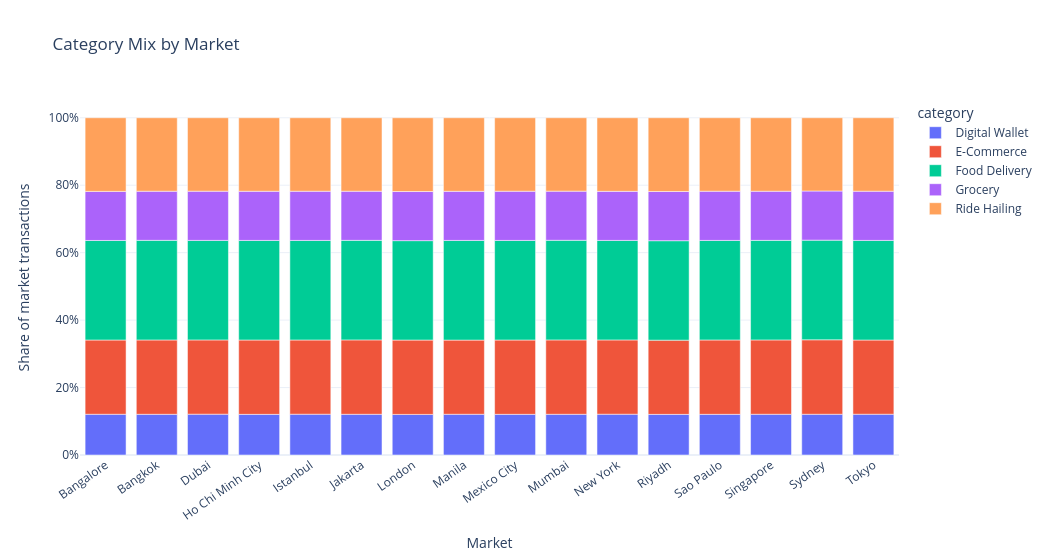

Write notebook code for a chart like this one.
### Code cell
market_category_mix = (
    market_category_day_features.groupby(["market_name", "category"], as_index=False)
    .agg(transactions=("transactions", "sum"))
)
market_category_mix["market_category_share"] = market_category_mix["transactions"] / market_category_mix.groupby("market_name")["transactions"].transform("sum")

fig = px.bar(
    market_category_mix,
    x="market_name",
    y="market_category_share",
    color="category",
    title="Category Mix by Market",
    labels={"market_name": "Market", "market_category_share": "Share of market transactions"},
)
fig.update_layout(xaxis_tickangle=-35, yaxis_tickformat=".0%")
fig.show()

### Figure 1 — Plotly figure (JSON) as saved in the notebook; plotly's stock layout.template omitted (floating-point values rounded to 4 significant figures)
{"data": [{"hovertemplate": "category=Digital Wallet<br>Market=%{x}<br>Share of market transactions=%{y}<extra></extra>", "legendgroup": "Digital Wallet", "marker": {"color": "#636efa", "pattern": {"shape": ""}}, "name": "Digital Wallet", "orientation": "v", "showlegend": true, "textposition": "auto", "type": "bar", "x": ["Bangalore", "Bangkok", "Dubai", "Ho Chi Minh City", "Istanbul", "Jakarta", "London", "Manila", "Mexico City", "Mumbai", "New York", "Riyadh", "Sao Paulo", "Singapore", "Sydney", "Tokyo"], "xaxis": "x", "y": [0.1208, 0.1207, 0.1211, 0.1205, 0.121, 0.1208, 0.1204, 0.1208, 0.1206, 0.1208, 0.121, 0.1205, 0.1206, 0.1208, 0.1209, 0.1209], "yaxis": "y"}, {"hovertemplate": "category=E-Commerce<br>Market=%{x}<br>Share of market transactions=%{y}<extra></extra>", "legendgroup": "E-Commerce", "marker": {"color": "#EF553B", "pattern": {"shape": ""}}, "name": "E-Commerce", "orientation": "v", "showlegend": true, "textposition": "auto", "type": "bar", "x": ["Bangalore", "Bangkok", "Dubai", "Ho Chi Minh City", "Istanbul", "Jakarta", "London", "Manila", "Mexico City", "Mumbai", "New York", "Riyadh", "Sao Paulo", "Singapore", "Sydney", "Tokyo"], "xaxis": "x", "y": [0.2202, 0.2205, 0.2202, 0.2204, 0.2201, 0.2206, 0.2204, 0.2199, 0.2204, 0.2205, 0.2202, 0.22, 0.2205, 0.2204, 0.2207, 0.22], "yaxis": "y"}, {"hovertemplate": "category=Food Delivery<br>Market=%{x}<br>Share of market transactions=%{y}<extra></extra>", "legendgroup": "Food Delivery", "marker": {"color": "#00cc96", "pattern": {"shape": ""}}, "name": "Food Delivery", "orientation": "v", "showlegend": true, "textposition": "auto", "type": "bar", "x": ["Bangalore", "Bangkok", "Dubai", "Ho Chi Minh City", "Istanbul", "Jakarta", "London", "Manila", "Mexico City", "Mumbai", "New York", "Riyadh", "Sao Paulo", "Singapore", "Sydney", "Tokyo"], "xaxis": "x", "y": [0.2951, 0.2953, 0.2951, 0.2953, 0.2952, 0.2951, 0.2948, 0.2956, 0.2953, 0.2954, 0.2951, 0.2949, 0.2952, 0.2952, 0.2955, 0.2954], "yaxis": "y"}, {"hovertemplate": "category=Grocery<br>Market=%{x}<br>Share of market transactions=%{y}<extra></extra>", "legendgroup": "Grocery", "marker": {"color": "#ab63fa", "pattern": {"shape": ""}}, "name": "Grocery", "orientation": "v", "showlegend": true, "textposition": "auto", "type": "bar", "x": ["Bangalore", "Bangkok", "Dubai", "Ho Chi Minh City", "Istanbul", "Jakarta", "London", "Manila", "Mexico City", "Mumbai", "New York", "Riyadh", "Sao Paulo", "Singapore", "Sydney", "Tokyo"], "xaxis": "x", "y": [0.1455, 0.1457, 0.1459, 0.1458, 0.1459, 0.1457, 0.1456, 0.1456, 0.1459, 0.1458, 0.1455, 0.1459, 0.1459, 0.1457, 0.1457, 0.1459], "yaxis": "y"}, {"hovertemplate": "category=Ride Hailing<br>Market=%{x}<br>Share of market transactions=%{y}<extra></extra>", "legendgroup": "Ride Hailing", "marker": {"color": "#FFA15A", "pattern": {"shape": ""}}, "name": "Ride Hailing", "orientation": "v", "showlegend": true, "textposition": "auto", "type": "bar", "x": ["Bangalore", "Bangkok", "Dubai", "Ho Chi Minh City", "Istanbul", "Jakarta", "London", "Manila", "Mexico City", "Mumbai", "New York", "Riyadh", "Sao Paulo", "Singapore", "Sydney", "Tokyo"], "xaxis": "x", "y": [0.2184, 0.2178, 0.2177, 0.2179, 0.2179, 0.2178, 0.2187, 0.2181, 0.2178, 0.2176, 0.2182, 0.2186, 0.2178, 0.2178, 0.2172, 0.2178], "yaxis": "y"}], "layout": {"barmode": "relative", "height": 560, "legend": {"title": {"text": "category"}, "tracegroupgap": 0}, "title": {"text": "Category Mix by Market"}, "width": 1050, "xaxis": {"anchor": "y", "domain": [0, 1], "tickangle": -35, "title": {"text": "Market"}}, "yaxis": {"anchor": "x", "domain": [0, 1], "tickformat": ".0%", "title": {"text": "Share of market transactions"}}}}
